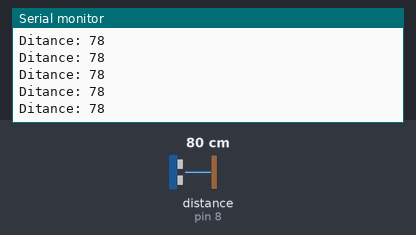
The sketch below on a simulated Arduino Uno, built with avr-gcc and run on an emulated ATmega328P. Shown: the last lines printed to the serial monitor. Wiring (inferred from the names in the program): ultrasonic range finder: trigger pin 7; echo pin 8. The inputs (shaded band) are chosen by the test bench; at power-on: distance to the obstacle (sensor on pin 8) 80 cm. The echo pulse lasts 58.3 µs per cm.

Above: at 1.2 s.
1.3 s: distance to the obstacle (sensor on pin 8) set to 120 cm
At 1.8 s:
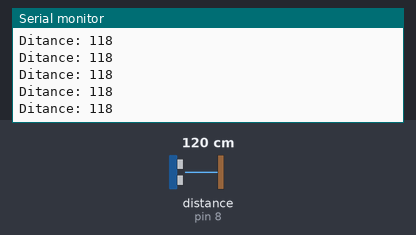
4.3 s: distance to the obstacle (sensor on pin 8) set to 250 cm
At 5.1 s:
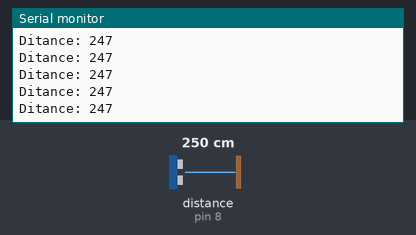
7.3 s: distance to the obstacle (sensor on pin 8) set to 18 cm
At 8.0 s:
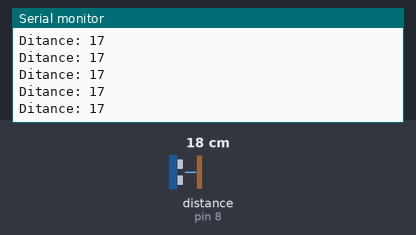
10.3 s: distance to the obstacle (sensor on pin 8) set to 299 cm
At 10.8 s:
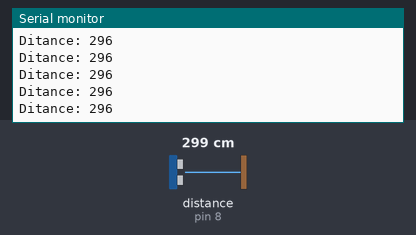
Timing chart, 0 to 13.3 s (numbered marks = the images above; inputs shaded):
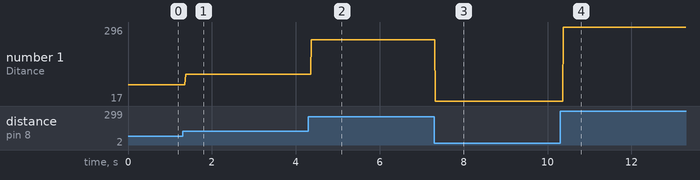

The sketch:

UltraSonicSonar.ino
```cpp
/////////////////////////////
// Project Name: Ultrasonic Sensor using to distance calculate
// Prepared by: Shahnawaz Alam
// Roll No: 11202722-D1
////////////////////////////

// defines pins numbers
const int trigPin = 7;
const int echoPin = 8;
int led=13;
// defines variables
long duration;
int distance;
void setup() {
pinMode(trigPin, OUTPUT); // Sets the trigPin as an Output
pinMode(echoPin, INPUT); // Sets the echoPin as an Input
Serial.begin(9600); // Starts the serial communication
}
void loop() {

// Clears the trigPin
digitalWrite(trigPin, LOW);
delayMicroseconds(2);
// Sets the trigPin on HIGH state for 10 micro seconds
digitalWrite(trigPin, HIGH);
delayMicroseconds(10);
digitalWrite(trigPin, LOW);
// Reads the echoPin, returns the sound wave travel time in microseconds
duration = pulseIn(echoPin, HIGH);
// Calculating the distance
distance= duration*0.034/2;
// Prints the distance on the Serial Monitor
Serial.print("Ditance: ");
Serial.println(distance);
  if (distance>=150){
    digitalWrite(13,1);
  }
    else {
      digitalWrite(13,0);
    }
}
```

Measured:
- after the input at 1.3 s, the serial monitor: prints a new line after 0.07 s (image 1)
- after the input at 4.3 s, the serial monitor: prints a new line after 0.07 s (image 2)
- after the input at 7.3 s, the serial monitor: prints a new line at once (image 3)
- after the input at 10.3 s, the serial monitor: prints a new line after 0.08 s (image 4)
- plotted number 1: 78 → 118 after the input at 1.3 s, 118 → 247 after the input at 4.3 s, 247 → 17 after the input at 7.3 s, 17 → 296 after the input at 10.3 s
